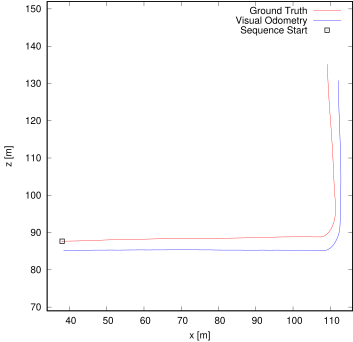

The script that saved this image:
set term postscript eps enhanced color
set output "08.eps"
set size ratio -1
set xrange [34:116]
set yrange [69:152]
set xlabel "x [m]"
set ylabel "z [m]"
plot "sub08.txt" using 1:2 lc rgb "#FF0000" title 'Ground Truth' w lines,"sub08.txt" using 3:4 lc rgb "#0000FF" title 'Visual Odometry' w lines,"< head -1 sub08.txt" using 1:2 lc rgb "#000000" pt 4 ps 1 lw 2 title 'Sequence Start' w points
